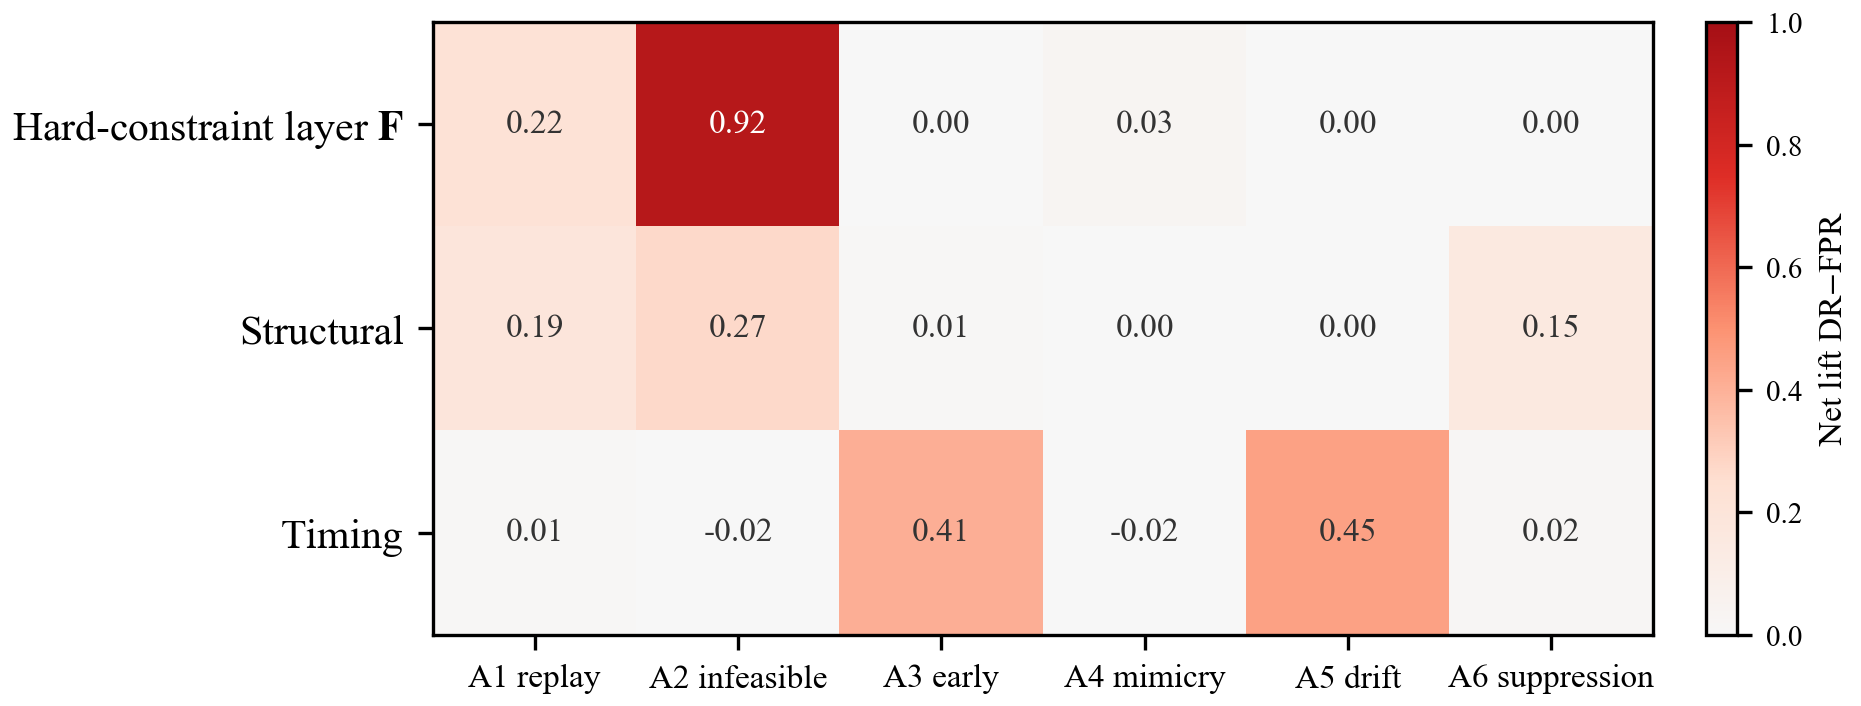

Write the Python code that produced this figure.
# -*- coding: utf-8 -*-
"""Channel lift = DR - FPR, production three paths only."""
from __future__ import print_function, division

import os
import sys

import numpy as np
import matplotlib.pyplot as plt
from matplotlib.colors import LinearSegmentedColormap

HERE = os.path.dirname(os.path.abspath(__file__))
sys.path.insert(0, HERE)

from _style import FP, FP_SM, FP_TINY, C_LINE, apply_style, save  # noqa: E402

ATTACKS = [u"A1", u"A2", u"A3", u"A4", u"A5", u"A6"]
ATTACK_EN = [u"replay", u"infeasible", u"early", u"mimicry", u"drift", u"suppression"]


ARCHIVE = os.path.join(HERE, os.pardir, os.pardir, "slid", "output",
                       "coverage_archive.json")
ROWS = ("hard", "struct", "time")


def _load():
    import io
    import json
    with io.open(ARCHIVE, encoding="utf-8") as f:
        fam = json.load(f)["families"]
    dr = np.array([[round(fam[a]["mean"][r]["dr"], 2) for a in ATTACKS]
                   for r in ROWS])
    fpr = np.array([[round(fam[a]["mean"][r]["fpr"], 2) for a in ATTACKS]
                    for r in ROWS])
    return dr, fpr


def main():
    apply_style()
    dr, fpr = _load()
    lift = dr - fpr

    cmap = LinearSegmentedColormap.from_list(
        "lift", ["#F7F7F7", "#FEE0D2", "#FC9272", "#DE2D26", "#A50F15"])
    fig, ax = plt.subplots(figsize=(6.4, 2.55))
    im = ax.imshow(lift, cmap=cmap, vmin=0.0, vmax=1.0, aspect="auto")
    ax.set_xticks(np.arange(6))
    ax.set_yticks(np.arange(3))
    ax.set_xticklabels([u"%s %s" % (a, z) for a, z in zip(ATTACKS, ATTACK_EN)],
                       fontproperties=FP_SM)
    ax.set_yticklabels([u"Hard-constraint layer $\\mathbf{F}$", u"Structural", u"Timing"],
                       fontproperties=FP)
    ax.spines["top"].set_visible(True)
    ax.spines["right"].set_visible(True)
    for i in range(3):
        for j in range(6):
            val = lift[i, j]
            color = "white" if val >= 0.45 else C_LINE
            ax.text(j, i, u"%.2f" % val, ha="center", va="center", color=color,
                    fontproperties=FP_SM)
    cbar = fig.colorbar(im, ax=ax, fraction=0.046, pad=0.04)
    cbar.set_label(u"Net lift DR$-$FPR", fontproperties=FP_SM)
    for t in cbar.ax.get_yticklabels():
        t.set_fontproperties(FP_TINY)
    fig.tight_layout()
    save(fig, "fig_coverage")


if __name__ == "__main__":
    main()
